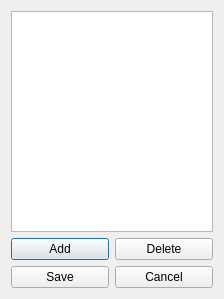
<?xml version="1.0" encoding="UTF-8"?>
<ui version="4.0">
 <class>PointsEditorDialog</class>
 <widget class="QDialog" name="PointsEditorDialog">
  <property name="geometry">
   <rect>
    <x>0</x>
    <y>0</y>
    <width>224</width>
    <height>299</height>
   </rect>
  </property>
  <property name="windowTitle">
   <string>Edit points</string>
  </property>
  <layout class="QVBoxLayout" name="verticalLayout">
   <item>
    <widget class="QTableWidget" name="pointsTW">
     <property name="sortingEnabled">
      <bool>false</bool>
     </property>
    </widget>
   </item>
   <item>
    <layout class="QHBoxLayout" name="horizontalLayout">
     <item>
      <widget class="QPushButton" name="addPB">
       <property name="text">
        <string>Add</string>
       </property>
      </widget>
     </item>
     <item>
      <widget class="QPushButton" name="deletePB">
       <property name="text">
        <string>Delete</string>
       </property>
      </widget>
     </item>
    </layout>
   </item>
   <item>
    <layout class="QHBoxLayout" name="horizontalLayout_2">
     <item>
      <widget class="QPushButton" name="savePB">
       <property name="text">
        <string>Save</string>
       </property>
      </widget>
     </item>
     <item>
      <widget class="QPushButton" name="cancelPB">
       <property name="text">
        <string>Cancel</string>
       </property>
      </widget>
     </item>
    </layout>
   </item>
  </layout>
 </widget>
 <layoutdefault spacing="6" margin="11"/>
 <resources/>
 <connections>
  <connection>
   <sender>savePB</sender>
   <signal>clicked()</signal>
   <receiver>PointsEditorDialog</receiver>
   <slot>accept()</slot>
   <hints>
    <hint type="sourcelabel">
     <x>31</x>
     <y>269</y>
    </hint>
    <hint type="destinationlabel">
     <x>54</x>
     <y>287</y>
    </hint>
   </hints>
  </connection>
  <connection>
   <sender>cancelPB</sender>
   <signal>clicked()</signal>
   <receiver>PointsEditorDialog</receiver>
   <slot>reject()</slot>
   <hints>
    <hint type="sourcelabel">
     <x>144</x>
     <y>274</y>
    </hint>
    <hint type="destinationlabel">
     <x>166</x>
     <y>291</y>
    </hint>
   </hints>
  </connection>
 </connections>
</ui>
